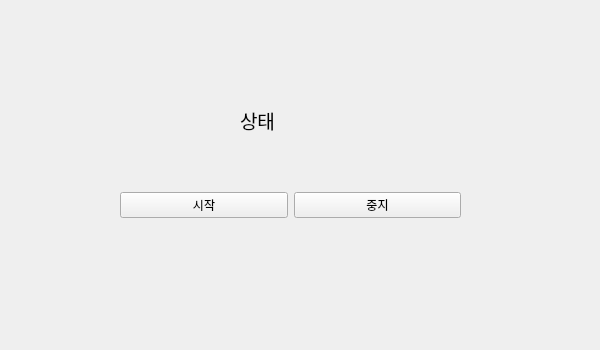
<?xml version="1.0" encoding="UTF-8"?>
<ui version="4.0">
 <class>Form</class>
 <widget class="QWidget" name="Form">
  <property name="geometry">
   <rect>
    <x>0</x>
    <y>0</y>
    <width>600</width>
    <height>350</height>
   </rect>
  </property>
  <property name="maximumSize">
   <size>
    <width>600</width>
    <height>350</height>
   </size>
  </property>
  <property name="windowTitle">
   <string>QtDesigner 연습</string>
  </property>
  <widget class="QLabel" name="lblstatus">
   <property name="geometry">
    <rect>
     <x>240</x>
     <y>90</y>
     <width>131</width>
     <height>61</height>
    </rect>
   </property>
   <property name="font">
    <font>
     <family>HY견고딕</family>
     <pointsize>14</pointsize>
     <weight>50</weight>
     <bold>false</bold>
    </font>
   </property>
   <property name="text">
    <string>상태</string>
   </property>
  </widget>
  <widget class="QWidget" name="">
   <property name="geometry">
    <rect>
     <x>120</x>
     <y>170</y>
     <width>341</width>
     <height>71</height>
    </rect>
   </property>
   <layout class="QHBoxLayout" name="horizontalLayout">
    <item>
     <widget class="QPushButton" name="btnStart">
      <property name="text">
       <string>시작</string>
      </property>
     </widget>
    </item>
    <item>
     <widget class="QPushButton" name="btnStop">
      <property name="text">
       <string>중지</string>
      </property>
     </widget>
    </item>
   </layout>
  </widget>
 </widget>
 <resources/>
 <connections/>
</ui>
